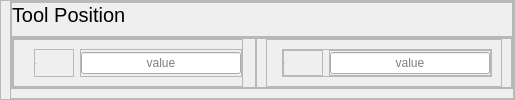
                  <widget class="QFrame" name="frame_174">
                   <property name="minimumSize">
                    <size>
                     <width>0</width>
                     <height>0</height>
                    </size>
                   </property>
                   <property name="maximumSize">
                    <size>
                     <width>16777215</width>
                     <height>100</height>
                    </size>
                   </property>
                   <property name="styleSheet">
                    <string notr="true"/>
                   </property>
                   <property name="frameShape">
                    <enum>QFrame::Shape::StyledPanel</enum>
                   </property>
                   <property name="frameShadow">
                    <enum>QFrame::Shadow::Raised</enum>
                   </property>
                   <layout class="QVBoxLayout" name="verticalLayout_79">
                    <property name="spacing">
                     <number>0</number>
                    </property>
                    <property name="leftMargin">
                     <number>9</number>
                    </property>
                    <property name="topMargin">
                     <number>0</number>
                    </property>
                    <property name="rightMargin">
                     <number>0</number>
                    </property>
                    <property name="bottomMargin">
                     <number>0</number>
                    </property>
                    <item>
                     <widget class="QFrame" name="frame_175">
                      <property name="frameShape">
                       <enum>QFrame::Shape::StyledPanel</enum>
                      </property>
                      <property name="frameShadow">
                       <enum>QFrame::Shadow::Raised</enum>
                      </property>
                      <layout class="QVBoxLayout" name="verticalLayout_111">
                       <property name="spacing">
                        <number>0</number>
                       </property>
                       <property name="leftMargin">
                        <number>0</number>
                       </property>
                       <property name="topMargin">
                        <number>0</number>
                       </property>
                       <property name="rightMargin">
                        <number>0</number>
                       </property>
                       <item>
                        <widget class="QFrame" name="frame_176">
                         <property name="minimumSize">
                          <size>
                           <width>0</width>
                           <height>35</height>
                          </size>
                         </property>
                         <property name="maximumSize">
                          <size>
                           <width>16777215</width>
                           <height>35</height>
                          </size>
                         </property>
                         <property name="frameShape">
                          <enum>QFrame::Shape::StyledPanel</enum>
                         </property>
                         <property name="frameShadow">
                          <enum>QFrame::Shadow::Raised</enum>
                         </property>
                         <layout class="QHBoxLayout" name="horizontalLayout_65">
                          <property name="spacing">
                           <number>0</number>
                          </property>
                          <property name="leftMargin">
                           <number>0</number>
                          </property>
                          <property name="topMargin">
                           <number>0</number>
                          </property>
                          <property name="rightMargin">
                           <number>0</number>
                          </property>
                          <property name="bottomMargin">
                           <number>0</number>
                          </property>
                          <item>
                           <widget class="QLabel" name="label_41">
                            <property name="minimumSize">
                             <size>
                              <width>0</width>
                              <height>35</height>
                             </size>
                            </property>
                            <property name="maximumSize">
                             <size>
                              <width>16777215</width>
                              <height>35</height>
                             </size>
                            </property>
                            <property name="styleSheet">
                             <string notr="true">QLabel {
    font-size: 20px; /* Tamanho da fonte */
	font-family: &quot;Yu Gothic UI Semibold&quot;; /* Família da fonte */
}
</string>
                            </property>
                            <property name="text">
                             <string>Tool Position</string>
                            </property>
                            <property name="alignment">
                             <set>Qt::AlignmentFlag::AlignLeading|Qt::AlignmentFlag::AlignLeft|Qt::AlignmentFlag::AlignTop</set>
                            </property>
                           </widget>
                          </item>
                         </layout>
                        </widget>
                       </item>
                       <item>
                        <widget class="QFrame" name="frame_177">
                         <property name="frameShape">
                          <enum>QFrame::Shape::StyledPanel</enum>
                         </property>
                         <property name="frameShadow">
                          <enum>QFrame::Shadow::Raised</enum>
                         </property>
                         <layout class="QHBoxLayout" name="horizontalLayout_66">
                          <property name="spacing">
                           <number>0</number>
                          </property>
                          <property name="leftMargin">
                           <number>0</number>
                          </property>
                          <property name="topMargin">
                           <number>0</number>
                          </property>
                          <property name="rightMargin">
                           <number>0</number>
                          </property>
                          <property name="bottomMargin">
                           <number>0</number>
                          </property>
                          <item>
                           <widget class="QFrame" name="frame_178">
                            <property name="frameShape">
                             <enum>QFrame::Shape::StyledPanel</enum>
                            </property>
                            <property name="frameShadow">
                             <enum>QFrame::Shadow::Raised</enum>
                            </property>
                            <layout class="QVBoxLayout" name="verticalLayout_112">
                             <property name="spacing">
                              <number>0</number>
                             </property>
                             <property name="leftMargin">
                              <number>0</number>
                             </property>
                             <property name="topMargin">
                              <number>0</number>
                             </property>
                             <property name="rightMargin">
                              <number>12</number>
                             </property>
                             <property name="bottomMargin">
                              <number>0</number>
                             </property>
                             <item>
                              <widget class="QFrame" name="frame_179">
                               <property name="frameShape">
                                <enum>QFrame::Shape::StyledPanel</enum>
                               </property>
                               <property name="frameShadow">
                                <enum>QFrame::Shadow::Raised</enum>
                               </property>
                               <layout class="QHBoxLayout" name="horizontalLayout_67">
                                <property name="leftMargin">
                                 <number>20</number>
                                </property>
                                <property name="rightMargin">
                                 <number>0</number>
                                </property>
                                <item>
                                 <widget class="QFrame" name="frame_180">
                                  <property name="sizePolicy">
                                   <sizepolicy hsizetype="Preferred" vsizetype="Preferred">
                                    <horstretch>0</horstretch>
                                    <verstretch>0</verstretch>
                                   </sizepolicy>
                                  </property>
                                  <property name="minimumSize">
                                   <size>
                                    <width>40</width>
                                    <height>0</height>
                                   </size>
                                  </property>
                                  <property name="maximumSize">
                                   <size>
                                    <width>140</width>
                                    <height>16777215</height>
                                   </size>
                                  </property>
                                  <property name="frameShape">
                                   <enum>QFrame::Shape::StyledPanel</enum>
                                  </property>
                                  <property name="frameShadow">
                                   <enum>QFrame::Shadow::Raised</enum>
                                  </property>
                                  <layout class="QVBoxLayout" name="verticalLayout_113">
                                   <property name="spacing">
                                    <number>7</number>
                                   </property>
                                   <property name="leftMargin">
                                    <number>0</number>
                                   </property>
                                   <property name="topMargin">
                                    <number>0</number>
                                   </property>
                                   <property name="rightMargin">
                                    <number>0</number>
                                   </property>
                                   <property name="bottomMargin">
                                    <number>0</number>
                                   </property>
                                   <item>
                                    <widget class="QLabel" name="label_166">
                                     <property name="minimumSize">
                                      <size>
                                       <width>0</width>
                                       <height>18</height>
                                      </size>
                                     </property>
                                     <property name="maximumSize">
                                      <size>
                                       <width>16777215</width>
                                       <height>18</height>
                                      </size>
                                     </property>
                                     <property name="font">
                                      <font>
                                       <family>Yu Gothic UI Semilight</family>
                                       <pointsize>-1</pointsize>
                                      </font>
                                     </property>
                                     <property name="styleSheet">
                                      <string notr="true"/>
                                     </property>
                                     <property name="text">
                                      <string>X:</string>
                                     </property>
                                    </widget>
                                   </item>
                                  </layout>
                                 </widget>
                                </item>
                                <item>
                                 <widget class="QFrame" name="frame_181">
                                  <property name="sizePolicy">
                                   <sizepolicy hsizetype="MinimumExpanding" vsizetype="Preferred">
                                    <horstretch>0</horstretch>
                                    <verstretch>0</verstretch>
                                   </sizepolicy>
                                  </property>
                                  <property name="layoutDirection">
                                   <enum>Qt::LayoutDirection::RightToLeft</enum>
                                  </property>
                                  <property name="frameShape">
                                   <enum>QFrame::Shape::StyledPanel</enum>
                                  </property>
                                  <property name="frameShadow">
                                   <enum>QFrame::Shadow::Raised</enum>
                                  </property>
                                  <layout class="QVBoxLayout" name="verticalLayout_114">
                                   <property name="spacing">
                                    <number>7</number>
                                   </property>
                                   <property name="leftMargin">
                                    <number>0</number>
                                   </property>
                                   <property name="topMargin">
                                    <number>0</number>
                                   </property>
                                   <property name="rightMargin">
                                    <number>0</number>
                                   </property>
                                   <property name="bottomMargin">
                                    <number>0</number>
                                   </property>
                                   <item>
                                    <widget class="QLineEdit" name="xTool">
                                     <property name="minimumSize">
                                      <size>
                                       <width>160</width>
                                       <height>18</height>
                                      </size>
                                     </property>
                                     <property name="maximumSize">
                                      <size>
                                       <width>180</width>
                                       <height>16777215</height>
                                      </size>
                                     </property>
                                     <property name="text">
                                      <string/>
                                     </property>
                                     <property name="alignment">
                                      <set>Qt::AlignmentFlag::AlignCenter</set>
                                     </property>
                                     <property name="placeholderText">
                                      <string>value</string>
                                     </property>
                                    </widget>
                                   </item>
                                  </layout>
                                 </widget>
                                </item>
                               </layout>
                              </widget>
                             </item>
                            </layout>
                           </widget>
                          </item>
                          <item>
                           <widget class="QFrame" name="frame_182">
                            <property name="frameShape">
                             <enum>QFrame::Shape::StyledPanel</enum>
                            </property>
                            <property name="frameShadow">
                             <enum>QFrame::Shadow::Raised</enum>
                            </property>
                            <layout class="QVBoxLayout" name="verticalLayout_115">
                             <property name="spacing">
                              <number>0</number>
                             </property>
                             <property name="topMargin">
                              <number>0</number>
                             </property>
                             <property name="bottomMargin">
                              <number>0</number>
                             </property>
                             <item>
                              <widget class="QFrame" name="frame_183">
                               <property name="frameShape">
                                <enum>QFrame::Shape::StyledPanel</enum>
                               </property>
                               <property name="frameShadow">
                                <enum>QFrame::Shadow::Raised</enum>
                               </property>
                               <layout class="QHBoxLayout" name="horizontalLayout_68">
                                <property name="spacing">
                                 <number>20</number>
                                </property>
                                <property name="leftMargin">
                                 <number>15</number>
                                </property>
                                <item>
                                 <widget class="QFrame" name="frame_184">
                                  <property name="frameShape">
                                   <enum>QFrame::Shape::StyledPanel</enum>
                                  </property>
                                  <property name="frameShadow">
                                   <enum>QFrame::Shadow::Raised</enum>
                                  </property>
                                  <layout class="QHBoxLayout" name="horizontalLayout_69">
                                   <property name="spacing">
                                    <number>6</number>
                                   </property>
                                   <property name="leftMargin">
                                    <number>0</number>
                                   </property>
                                   <property name="topMargin">
                                    <number>0</number>
                                   </property>
                                   <property name="rightMargin">
                                    <number>0</number>
                                   </property>
                                   <property name="bottomMargin">
                                    <number>0</number>
                                   </property>
                                   <item>
                                    <widget class="QFrame" name="frame_185">
                                     <property name="sizePolicy">
                                      <sizepolicy hsizetype="Preferred" vsizetype="Preferred">
                                       <horstretch>0</horstretch>
                                       <verstretch>0</verstretch>
                                      </sizepolicy>
                                     </property>
                                     <property name="minimumSize">
                                      <size>
                                       <width>40</width>
                                       <height>0</height>
                                      </size>
                                     </property>
                                     <property name="maximumSize">
                                      <size>
                                       <width>140</width>
                                       <height>16777215</height>
                                      </size>
                                     </property>
                                     <property name="frameShape">
                                      <enum>QFrame::Shape::StyledPanel</enum>
                                     </property>
                                     <property name="frameShadow">
                                      <enum>QFrame::Shadow::Raised</enum>
                                     </property>
                                     <layout class="QVBoxLayout" name="verticalLayout_116">
                                      <property name="spacing">
                                       <number>7</number>
                                      </property>
                                      <property name="leftMargin">
                                       <number>0</number>
                                      </property>
                                      <property name="topMargin">
                                       <number>0</number>
                                      </property>
                                      <property name="rightMargin">
                                       <number>0</number>
                                      </property>
                                      <property name="bottomMargin">
                                       <number>0</number>
                                      </property>
                                      <item>
                                       <widget class="QLabel" name="label_167">
                                        <property name="minimumSize">
                                         <size>
                                          <width>0</width>
                                          <height>18</height>
                                         </size>
                                        </property>
                                        <property name="maximumSize">
                                         <size>
                                          <width>16777215</width>
                                          <height>18</height>
                                         </size>
                                        </property>
                                        <property name="font">
                                         <font>
                                          <family>Yu Gothic UI Semilight</family>
                                          <pointsize>-1</pointsize>
                                         </font>
                                        </property>
                                        <property name="styleSheet">
                                         <string notr="true"/>
                                        </property>
                                        <property name="text">
                                         <string>Y:</string>
                                        </property>
                                       </widget>
                                      </item>
                                     </layout>
                                    </widget>
                                   </item>
                                   <item>
                                    <widget class="QFrame" name="frame_186">
                                     <property name="sizePolicy">
                                      <sizepolicy hsizetype="MinimumExpanding" vsizetype="Preferred">
                                       <horstretch>0</horstretch>
                                       <verstretch>0</verstretch>
                                      </sizepolicy>
                                     </property>
                                     <property name="layoutDirection">
                                      <enum>Qt::LayoutDirection::RightToLeft</enum>
                                     </property>
                                     <property name="frameShape">
                                      <enum>QFrame::Shape::StyledPanel</enum>
                                     </property>
                                     <property name="frameShadow">
                                      <enum>QFrame::Shadow::Raised</enum>
                                     </property>
                                     <layout class="QVBoxLayout" name="verticalLayout_117">
                                      <property name="spacing">
                                       <number>7</number>
                                      </property>
                                      <property name="leftMargin">
                                       <number>0</number>
                                      </property>
                                      <property name="topMargin">
                                       <number>0</number>
                                      </property>
                                      <property name="rightMargin">
                                       <number>0</number>
                                      </property>
                                      <property name="bottomMargin">
                                       <number>0</number>
                                      </property>
                                      <item>
                                       <widget class="QLineEdit" name="yTool">
                                        <property name="minimumSize">
                                         <size>
                                          <width>160</width>
                                          <height>18</height>
                                         </size>
                                        </property>
                                        <property name="maximumSize">
                                         <size>
                                          <width>189</width>
                                          <height>16777215</height>
                                         </size>
                                        </property>
                                        <property name="text">
                                         <string/>
                                        </property>
                                        <property name="alignment">
                                         <set>Qt::AlignmentFlag::AlignCenter</set>
                                        </property>
                                        <property name="placeholderText">
                                         <string>value</string>
                                        </property>
                                       </widget>
                                      </item>
                                     </layout>
                                    </widget>
                                   </item>
                                  </layout>
                                 </widget>
                                </item>
                               </layout>
                              </widget>
                             </item>
                            </layout>
                           </widget>
                          </item>
                         </layout>
                        </widget>
                       </item>
                      </layout>
                     </widget>
                    </item>
                   </layout>
                  </widget>
